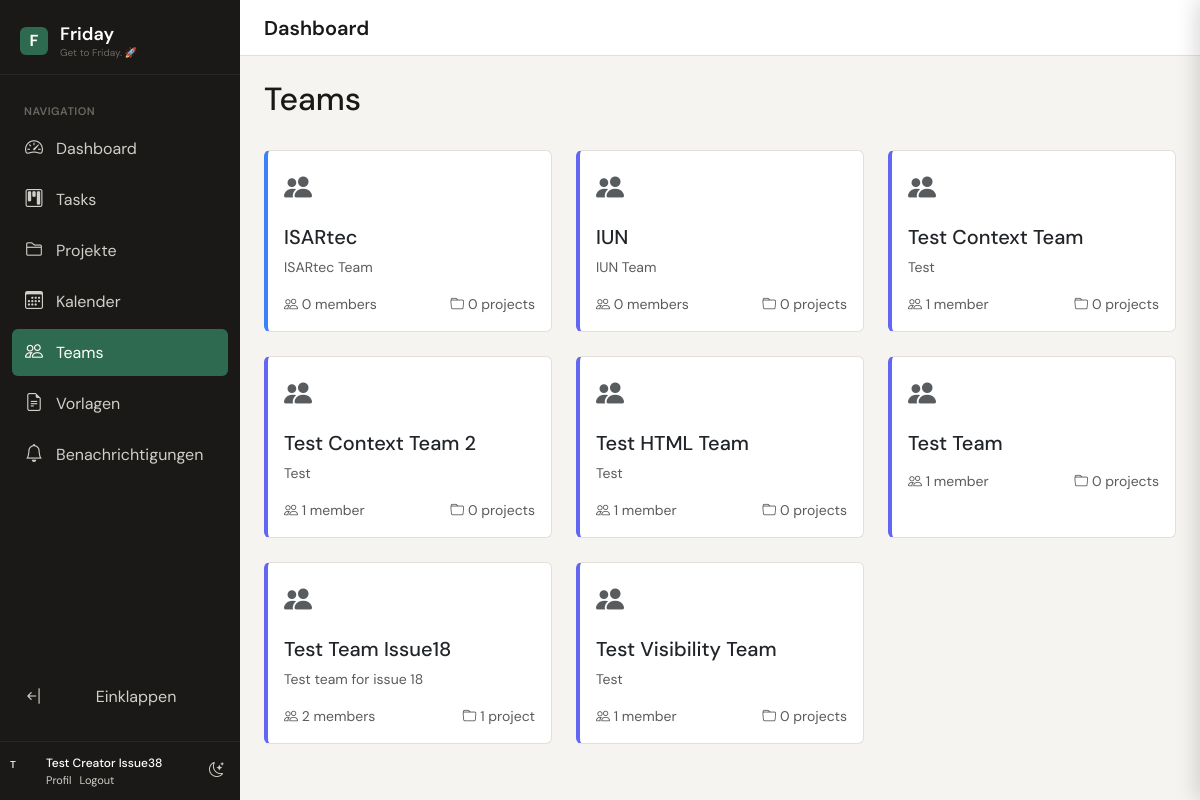
The app's page /teams/ (signed in) with its own data.
### apps/accounts/models.py (models this page shows, shortened)
class User(AbstractUser):
    avatar = models.ImageField(upload_to='avatars/', blank=True)
    display_name = models.CharField(max_length=100, blank=True)
    job_title = models.CharField(max_length=100, blank=True)
    phone = models.CharField(max_length=30, blank=True)
    azure_oid = models.CharField(max_length=100, blank=True, db_index=True)  # object ID from token
    azure_upn = models.EmailField(blank=True)  # UserPrincipalName
    notify_email = models.BooleanField(default=True)
    notify_inapp = models.BooleanField(default=True)
    timezone = models.CharField(max_length=50, default='Europe/Berlin')
    is_portal_user = models.BooleanField(
        default=False,
        help_text='Portal users have limited access and are not shown in assignee dropdowns'
    )
    portal_client = models.ForeignKey(
        'core.Client',
        on_delete=models.SET_NULL,
        null=True,
        blank=True,
        related_name='portal_users',
        help_text='Client/Mandant assignment for portal users'
    )
    class Meta:
        verbose_name = 'User'
        verbose_name_plural = 'Users'
    @property
    def full_name(self):
        return self.display_name or self.get_full_name() or self.username
    @property
    def teams(self):
        from apps.teams.models import Team
        return Team.objects.filter(memberships__user=self, is_active=True)

### apps/teams/models.py (models this page shows, shortened)
class Team(TimeStampedModel):
    name        = models.CharField(max_length=100)
    slug        = models.SlugField(unique=True)
    description = models.TextField(blank=True)
    color       = models.CharField(max_length=7, default='#6366f1')
    icon        = models.CharField(max_length=50, blank=True)  # Bootstrap icon name
    is_active   = models.BooleanField(default=True)
    is_global   = models.BooleanField(
        default=False,
        help_text='Global teams are automatically members of every project '
                  'and can be assigned tasks without explicit project membership.'
    )
    class Meta:
        ordering = ['name']

### apps/teams/views.py (the view)
# urls.py: path('', views.TeamListView.as_view(), name='team-list'),
class TeamListView(LoginRequiredMixin, ListView):
    model = Team
    template_name = 'teams/list.html'
    context_object_name = 'teams'
    def get_queryset(self):
        return Team.objects.filter(is_active=True).annotate(
            member_count=Count('memberships'),
            project_count=Count('member_projects', distinct=True),
        ).order_by('name')
    def get_context_data(self, **kwargs):
        ctx = super().get_context_data(**kwargs)
        ctx['my_teams'] = self.request.user.teams
        return ctx

### apps/core/context_processors.py (called while the page is built)
def friday_context(request):
    context = {
        'app_version': '1.0.0',
        'user_teams': [],
        'unread_notification_count': 0,
    }
    if request.user.is_authenticated:
        try:
            context['user_teams'] = list(request.user.teams.all()) if hasattr(request.user, 'teams') else []
        except Exception:
            context['user_teams'] = []
        try:
            from apps.notifications.models import Notification
            context['unread_notification_count'] = Notification.objects.filter(
                recipient=request.user, is_read=False
            ).count()
        except Exception:
            context['unread_notification_count'] = 0
    return context

### templates/teams/list.html (shortened to what this page needs)
{% extends 'base.html' %}
{% load static %}
{% block content %}
<div class="d-flex justify-content-between align-items-center mb-4">
    <h2>Teams</h2>
</div>
<div class="row row-cols-1 row-cols-md-3 g-4">
    {% for team in teams %}
    <div class="col">
        <a href="{% url 'teams:team-detail' team.slug %}" class="text-decoration-none">
            <div class="card h-100" style="border-left: 4px solid {{ team.color }};">
                <div class="card-body">
                    <div class="d-flex justify-content-between align-items-start mb-3">
                        <div>
                            {% if team.icon %}
                            <i class="bi bi-{{ team.icon }} fs-3 text-muted"></i>
                            {% else %}
                            <i class="bi bi-people-fill fs-3 text-muted"></i>
                            {% endif %}
                        </div>
                    </div>
                    <h5 class="card-title">
                        {{ team.name }}
                    </h5>
                    {% if team.description %}
                    <p class="card-text text-muted small">{{ team.description|truncatewords:15 }}</p>
                    {% endif %}
                    <div class="d-flex justify-content-between text-muted small mt-3">
                        <span><i class="bi bi-people"></i> {{ team.member_count }} member{{ team.member_count|pluralize }}</span>
                        <span><i class="bi bi-folder"></i> {{ team.project_count }} project{{ team.project_count|pluralize }}</span>
                    </div>
                </div>
            </div>
        </a>
    </div>
    {% endfor %}
</div>
{% endblock %}

### templates/partials/sidebar.html (shortened to what this page needs)
<aside class="friday-sidebar" id="friday-sidebar">
    <div class="sidebar-logo">
        <div class="sidebar-logo-mark">F</div>
        <div class="sidebar-logo-text-wrap">
            <span class="sidebar-logo-text">Friday</span>
            <span class="sidebar-logo-tagline">Get to Friday. 🚀</span>
        </div>
    </div>
    <nav class="sidebar-nav">
        <div class="sidebar-section-label">Navigation</div>
        <a href="{% url 'dashboard:dashboard' %}"
           class="sidebar-link {% if request.resolver_match.app_name == 'dashboard' %}active{% endif %}"
           title="Dashboard"
           data-bs-toggle="tooltip"
           data-bs-placement="right"
           data-bs-title="Dashboard">
            <i class="bi bi-speedometer2"></i>
            <span class="sidebar-link-text">Dashboard</span>
        </a>
        <a href="{% url 'kanban:kanban-board' %}"
           class="sidebar-link {% if request.resolver_match.app_name == 'kanban' %}active{% endif %}"
           title="Tasks"
           data-bs-toggle="tooltip"
           data-bs-placement="right"
           data-bs-title="Tasks">
            <i class="bi bi-kanban"></i>
            <span class="sidebar-link-text">Tasks</span>
        </a>
        <a href="{% url 'projects:project-list' %}"
           class="sidebar-link {% if request.resolver_match.app_name == 'projects' and request.resolver_match.url_name != 'calendar' %}active{% endif %}"
           title="Projekte"
           data-bs-toggle="tooltip"
           data-bs-placement="right"
           data-bs-title="Projekte">
            <i class="bi bi-folder2"></i>
            <span class="sidebar-link-text">Projekte</span>
        </a>
        <a href="{% url 'projects:calendar' %}"
           class="sidebar-link {% if request.resolver_match.url_name == 'calendar' %}active{% endif %}"
           title="Kalender"
           data-bs-toggle="tooltip"
           data-bs-placement="right"
           data-bs-title="Kalender">
            <i class="bi bi-calendar3"></i>
            <span class="sidebar-link-text">Kalender</span>
        </a>
        <a href="{% url 'teams:team-list' %}"
           class="sidebar-link {% if request.resolver_match.app_name == 'teams' %}active{% endif %}"
           title="Teams"
           data-bs-toggle="tooltip"
           data-bs-placement="right"
           data-bs-title="Teams">
            <i class="bi bi-people"></i>
            <span class="sidebar-link-text">Teams</span>
        </a>
        <a href="{% url 'tasks:template-list' %}"
           class="sidebar-link {% if request.resolver_match.url_name|slice:":9" == 'template-' %}active{% endif %}"
           title="Vorlagen"
           data-bs-toggle="tooltip"
           data-bs-placement="right"
           data-bs-title="Vorlagen">
            <i class="bi bi-file-earmark-text"></i>
            <span class="sidebar-link-text">Vorlagen</span>
        </a>
        <a href="{% url 'notifications:notification-list' %}"
           class="sidebar-link {% if request.resolver_match.app_name == 'notifications' %}active{% endif %}"
           title="Benachrichtigungen"
           data-bs-toggle="tooltip"
           data-bs-placement="right"
           data-bs-title="Benachrichtigungen">
            <i class="bi bi-bell"></i>
            <span class="sidebar-link-text">
                Benachrichtigungen
            </span>
        </a>
        <button class="sidebar-link sidebar-toggle-btn mt-auto"
                onclick="toggleSidebar()"
                title="Menü einklappen"
                data-bs-toggle="tooltip"
                data-bs-placement="right"
                data-bs-title="Menü">
            <i class="bi bi-arrow-bar-left" id="sidebar-toggle-icon"></i>
            <span class="sidebar-link-text">Einklappen</span>
        </button>
    </nav>
    <div class="sidebar-footer">
        {% if user.is_authenticated %}
        <div class="sidebar-user">
            <div class="user-avatar user-avatar-sm sidebar-user-avatar">
                {% if user.avatar %}
                    <img src="{{ user.avatar.url }}" alt="{{ user.full_name }}">
                {% else %}
                    <div class="avatar-placeholder">{{ user.username|first|upper }}</div>
                {% endif %}
            </div>
            <div class="sidebar-user-info">
                <div class="sidebar-user-name">{{ user.full_name }}</div>
                <div class="sidebar-user-links">
                    <a href="{% url 'accounts:profile' %}">Profil</a>
                    <form method="post" action="{% url 'accounts:logout' %}" style="display:inline">
                        <button type="submit" class="btn-link-inline">Logout</button>
                    </form>
                </div>
            </div>
        </div>
        {% endif %}
        <button class="sidebar-theme-btn"
                id="sidebar-theme-toggle"
                onclick="toggleTheme()"
                title="Light/Dark Mode">
            <i class="bi bi-moon-stars" id="theme-icon"></i>
        </button>
    </div>
</aside>

### static/css/friday.css (style rules this page uses)
body { font-family: 'DM Sans', -apple-system, BlinkMacSystemFont, 'Segoe UI', sans-serif; font-weight: 400; }
:root, [data-bs-theme="light"] { --friday-bg: #f5f4f0; --friday-surface: #ffffff; --friday-surface-alt: #f0efe9; --friday-border: #e2e0d8; --friday-text: #1a1917; --friday-text-muted: #6b6960; --friday-accent: #2d6a4f; --friday-accent-light: #d8f3dc; --sidebar-bg: #1a1917; }
body { background-color: var(--friday-bg); color: var(--friday-text); margin: 0; padding: 0; }
:root { --sidebar-width-expanded: 240px; --sidebar-width-collapsed: 64px; --sidebar-transition: width 0.22s ease, transform 0.22s ease; --sidebar-text: #d0cfc8; --sidebar-text-active: #ffffff; --sidebar-hover: rgba(255, 255, 255, 0.1); --shadow-lg: 0 10px 40px rgba(0, 0, 0, 0.3); }
.friday-sidebar { width: var(--sidebar-width-expanded); min-width: var(--sidebar-width-expanded); transition: var(--sidebar-transition); position: relative; flex-shrink: 0; background-color: var(--sidebar-bg); color: #eae8e0; display: flex; flex-direction: column; overflow-y: auto; height: 100vh; z-index: 100; }
.sidebar-logo { display: flex; align-items: center; gap: 12px; padding: 24px 20px 16px; border-bottom: 1px solid rgba(255, 255, 255, 0.06); }
.sidebar-logo-mark { width: 28px; height: 28px; background: var(--friday-accent); color: #fff; display: flex; align-items: center; justify-content: center; border-radius: 6px; font-weight: 700; font-size: 16px; flex-shrink: 0; }
.sidebar-logo-text-wrap { display: flex; flex-direction: column; min-width: 0; }
.sidebar-logo-text { font-size: 1.125rem; font-weight: 600; color: #fff; line-height: 1.2; }
.sidebar-logo-tagline { font-size: 0.625rem; color: var(--friday-text-muted); line-height: 1; margin-top: 2px; }
.friday-sidebar:not(.collapsed) .sidebar-logo-text-wrap, .friday-sidebar:not(.collapsed) .sidebar-link-text, .friday-sidebar:not(.collapsed) .sidebar-section-label, .friday-sidebar:not(.collapsed) .sidebar-user-info, .friday-sidebar:not(.collapsed) .sidebar-badge { opacity: 1; width: auto; transition: opacity 0.2s ease 0.05s, width 0.22s ease; }
.sidebar-toggle-btn { background: none; border: none; width: auto; height: auto; cursor: pointer; transition: background 0.2s, color 0.2s; }
.sidebar-nav { flex: 1; padding: 16px 12px; display: flex; flex-direction: column; }
.sidebar-section-label { font-size: 11px; text-transform: uppercase; letter-spacing: 0.5px; color: var(--friday-text-muted); padding: 12px 12px 6px; font-weight: 600; }
.sidebar-link { display: flex; align-items: center; gap: 12px; padding: 10px 12px; border-radius: 6px; color: var(--sidebar-text); text-decoration: none; transition: all 0.2s; margin-bottom: 4px; position: relative; }
.sidebar-link.active { background-color: var(--friday-accent); color: var(--sidebar-text-active); }
.sidebar-link i { font-size: 1.125rem; width: 20px; text-align: center; flex-shrink: 0; }
.sidebar-link-text { flex: 1; white-space: nowrap; }
.sidebar-footer { padding: 12px 10px; border-top: 1px solid rgba(255, 255, 255, 0.06); display: flex; align-items: center; justify-content: space-between; gap: 8px; margin-top: auto; }
.sidebar-user { display: flex; align-items: center; gap: 8px; min-width: 0; flex: 1; }
.sidebar-user-avatar { flex-shrink: 0; }
.sidebar-user-info { flex: 1; min-width: 0; }
.sidebar-user-name { font-size: 12px; font-weight: 500; color: var(--sidebar-text-active); white-space: nowrap; overflow: hidden; text-overflow: ellipsis; }
.sidebar-user-links { font-size: 11px; color: var(--sidebar-text); display: flex; gap: 8px; }
.sidebar-user-links a, .btn-link-inline { color: var(--sidebar-text); text-decoration: none; background: none; border: none; padding: 0; cursor: pointer; font-size: 11px; }
.sidebar-theme-btn { background: none; border: none; color: var(--sidebar-text); font-size: 15px; cursor: pointer; padding: 4px 6px; border-radius: 6px; flex-shrink: 0; transition: color 0.15s, background 0.15s; }
.card { background-color: var(--friday-surface); border-color: var(--friday-border); }
:root { --shadow-sm: 0 1px 3px rgba(0, 0, 0, 0.08); --shadow-md: 0 4px 12px rgba(0, 0, 0, 0.1); --font-mono: 'DM Mono', 'Courier New', monospace; }
.user-avatar-sm { width: 28px; height: 28px; font-size: 10px; font-weight: 600; }

### records on screen
User: username|first "T", full_name "Test Creator Issue38"
Team: name "ISARtec", description "ISARtec Team", member_count "0", project_count "0"
Team: name "IUN", description "IUN Team", member_count "0", project_count "0"
Team: name "Test Context Team", description "Test", member_count "1", project_count "0"
Team: name "Test Context Team 2", description "Test", member_count "1", project_count "0"
Team: name "Test HTML Team", description "Test", member_count "1", project_count "0"
Team: name "Test Team", member_count "1", project_count "0"
Team: name "Test Team Issue18", description "Test team for issue 18", member_count "2", project_count "1"
Team: name "Test Visibility Team", description "Test", member_count "1", project_count "0"
